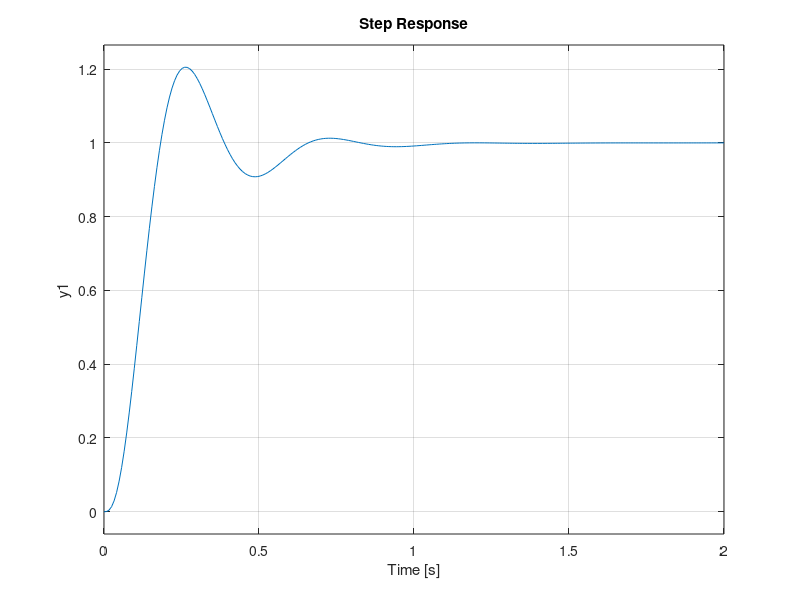

The MATLAB script that drew this image:
s = tf('s');
G = 1000/(s*(s+5)*(s+20));
zeta = 0.187;

Gc = 7.58*(s+3.64)/(s+27.5);

Sys = feedback((G*Gc),1);
step(Sys)